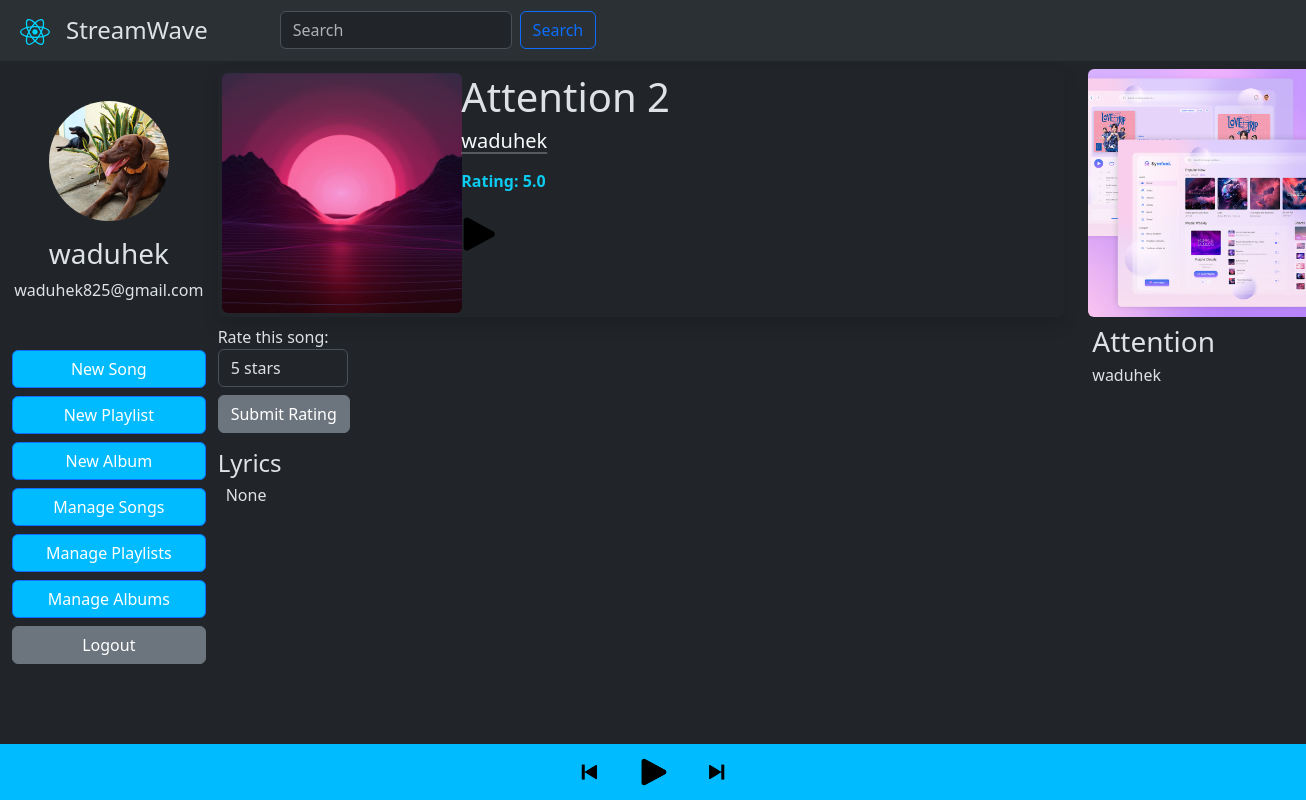
The app's page /song/2 (signed in) with its own data.
### app.py (models this page shows)
class User(db.Model, UserMixin):
    __tablename__ = "user"
    id = db.Column(db.Integer(), primary_key=True)
    email = db.Column(db.String(255), unique=True)
    username = db.Column(db.String(255), unique=True, nullable=False)
    password = db.Column(db.String(255), nullable=False)
    img = db.Column(db.String(300), default='user.png')
    phone = db.Column(db.Integer())
    gender = db.Column(db.String(10))
    address = db.Column(db.String(300))
    active = db.Column(db.Boolean())
    fs_uniquifier = db.Column(db.String(255), unique=True, nullable=False)
    confirmed_at = db.Column(db.DateTime())
    songs = db.relationship('Songs', backref='user',
                            cascade="all, delete-orphan")
    albums = db.relationship('Albums', backref='user',
                             cascade="all, delete-orphan")
    playlist = db.relationship('Playlist', backref='user',
                               cascade="all, delete-orphan")
    roles = db.relationship(
        "Role", secondary="roles_users", backref=db.backref("users", lazy="dynamic")
    )

class Songs(db.Model):
    id = db.Column(db.Integer, primary_key=True)
    name = db.Column(db.String(200), nullable=False)
    song = db.Column(db.String(300))
    img = db.Column(db.String(300))
    duration = db.Column(db.String(10))
    genre = db.Column(db.String(50))
    rating = db.Column(db.Float, default=0.0)
    num_ratings = db.Column(db.Integer, default=0)
    date_added = db.Column(db.DateTime, default=datetime.utcnow)
    popularity = db.Column(db.Integer, default=0)
    lyrics = db.Column(db.String(3000))
    artist_id = db.Column(db.Integer, db.ForeignKey(
        'user.id'), nullable=False)
    album_id = db.Column(db.Integer, db.ForeignKey(
        'albums.id'))

### app.py (the view)
@app.route('/song/<int:id>')
@login_required
def view_song(id):
    status = session.get('playpause', 'play')
    song = Songs.query.filter_by(id=id).first()
    a = session.get('current_song_id', 1)
    curr_song = Songs.query.filter_by(id=a).first()
    user, log, hide = show()
    if song.rating != 0:
        rating = round((song.rating/song.num_ratings), 2)
    else:
        rating = 0
    if not curr_song:
        curr_song = Songs(name='', img='default.png')
    song.popularity += 1
    db.session.commit()
    return render_template('viewsong.html', song=song, curr_song=curr_song, status=status, user=user, log=log, hide=hide, rating=rating)

### app.py (called while the page is built)
def show():
    auth = current_user.is_authenticated
    if not auth:
        user = User(username='', email=' ', img='default.png')
        log, hide = "hidden", ""
    else:
        user = User.query.get(current_user.id)
        log, hide = "", "hidden"
    return user, log, hide

### templates/viewsong.html (shortened to what this page needs)
{% extends "base.html" %}
{% block content %}
        <div class="col-md-8" id="col2">
          <div class="shadow p-1 mb-1 me-4 bg-outline-dark rounded">
            <div class="row">
            <div class="col-md-3">
              <img src="{{ url_for('static', filename='uploads/' + song.img) }}" class="rounded" style="width: 15rem; height: 15rem; object-fit: cover;">
            </div>
            <div class="col-md-9">
              <h1 class = "ms-4">{{song.name}}</h1>
              <a href="{{ url_for('view_user_profile', user_id=song.user.id) }}" class="link-light link-offset-2 link-underline-opacity-25 link-underline-opacity-100-hover"><h5 class = "ms-4 fw-light">{{song.user.username}}</h5></a>
              <p class = "ms-4 fw-bold mt-3 link-info">Rating: {{ rating }}</p>
              <img id="playPauseBtnMenu" class = "ms-3" src="{{ url_for('static', filename='play.png') }}" width="50px" onclick="Play( {{song.id}} )">
            </div>
          </div>
        </div>
        <form action="{{ url_for('submit_rating', song_id=song.id) }}" method="post">
          <div class="form-group mt-2">
          <label for="rating">Rate this song:</label>
          <select class="form-control mb-2" style="width: 130px;" name="rating" id="rating">
              <option value="5">5 stars</option>
          </select>
        </div>
          <button type="submit" class="btn btn-secondary">Submit Rating</button>
      </form>
      <h4 class="fw-semi-bold mt-3">Lyrics</h4>
      <h6 class="fw-light ms-2 me-2">{{curr_song.lyrics}}</h6>
        </div>
        {% endblock %}

### templates/base.html (shortened to what this page needs)
<!DOCTYPE html>
<html lang="en" data-bs-theme="dark">
<head>
    <link href="https://cdn.jsdelivr.net/npm/bootstrap@5.3.2/dist/css/bootstrap.min.css" rel="stylesheet">
    <link rel="stylesheet" href="{{ url_for('static', filename='app.css') }}" />
</head>
<body>
    <nav class="navbar navbar-expand-lg bg-body-tertiary p-2">
        <div class="container-fluid">
          <a class="navbar-brand" href="{{ url_for('index') }}"><img src = "{{ url_for('static', filename='react.svg') }}" width="30px" /></a>
            <h4 class = "me-5 mt-2 fw-light" >StreamWave</h4>
            <form class="d-flex justify-content-start w-25 me-auto ms-4" role="search" method="post" action="{{ url_for('search_results')}}">
                <input class="form-control me-2" type="search" placeholder="Search" aria-label="Search" name="queryString">
                <button class="btn btn-outline-primary" type="submit">Search</button>
            </form>
          </div>
      </nav>
      <div class = "container-fluid mt-2">
        <div class="row row-cols-3">
            <div class="col-md-2 mt-2" id="col1">
                <div class="row mt-3">
                    <a href="{{url_for('account')}}" class="d-flex justify-content-center" >
                        <img src = "{{ url_for('static', filename='uploads/' + user.img) }}" class="mt-2 rounded-circle" width="120px" height="120px" class = "mt-2" style="object-fit: cover;"/>
                    </a>
                    <div class="col mb-3">
                        <h3 class="mt-3 d-flex justify-content-center">{{user.username}}</h3>
                        <p class="fw-light d-flex justify-content-center">{{user.email}}</p>
                </div>
                <div class="menu-btns mt-3">
                    <a href="{{ url_for('create_song') }}" class="btn btn-primary btn-block mb-2 col-12 custom-btn" {{log}}>New Song</a>
                    <a href="{{ url_for('create_playlist') }}" class="btn btn-primary btn-block mb-2 col-12 custom-btn" {{log}}>New Playlist</a>
                    <a href="{{ url_for('create_album') }}" class="btn btn-primary btn-block mb-2 col-12 custom-btn" {{log}}>New Album</a>
                    <a href="{{ url_for('manage_songs') }}" class="btn btn-primary btn-block mb-2 col-12 custom-btn" {{log}}>Manage Songs</a>
                    <a href="{{ url_for('manage_playlists') }}" class="btn btn-primary btn-block mb-2 col-12 custom-btn" {{log}}>Manage Playlists</a>
                    <a href="{{ url_for('manage_albums') }}" class="btn btn-primary btn-block mb-2 col-12 custom-btn" {{log}}>Manage Albums</a>
                    <a href="{{ url_for('logout') }}" class="btn btn-secondary btn-block mb-2 col-12" {{log}}>Logout</a>
                </div>
            </div>
        </div>
{% block content %}{% endblock %}
<div class="col-md-2" id="col3">
        <img src="{{ url_for('static', filename='uploads/' + curr_song.img) }}" class="me-5 rounded" alt="cover" style="width: 15.5rem; height: 15.5rem; object-fit: cover;">
        <h3 class="mt-2 ms-1">{{curr_song.name}}</h3>
        <h6 class="fw-light ms-1">{{curr_song.user.username}}</h6>
</div>
</div>
</div>
<div class="fixed-bottom" id="player">
    <div class="container-fluid d-flex justify-content-center">
        <div class="row">
            <div class="col mt-2 mb-2 ">
                <img id="prevBtn" src="{{ url_for('static', filename='prev.png') }}" width="40px" onclick="togglePrev({{curr_song.id}})">
            </div>
            <div class="col mt-2 mb-2 ">
                <img id="playPauseBtn" src="{{ url_for('static', filename='play.png') }}" width="40px" onclick="togglePlayPause()">
            </div>
            <div class="col mt-2 mb-2 ">
                <img id="nextBtn" src="{{ url_for('static', filename='next.png') }}" width="40px" onclick="toggleNext({{curr_song.id}})">
            </div>
        </div>
    </div>
</div>
</body>
</html>

### static/app.css (style rules this page uses)
body { overflow-x: hidden; }
#player { background-color: rgb(0, 187, 255); padding: 0; margin: 0; }
#col3 { padding-left: 0; padding-right: 0; }
#col2 { padding-left: 0; padding-right: 0; }
.custom-btn { background-color: rgb(0, 187, 255); }

### records on screen
User: img (picture), username "waduhek", email "waduhek825@gmail.com", user.username "waduhek"
Songs: img (picture), name "Attention 2"
Songs: lyrics "None", img (picture), name "Attention"

### other values on screen
{{ rating }} "5.0"
